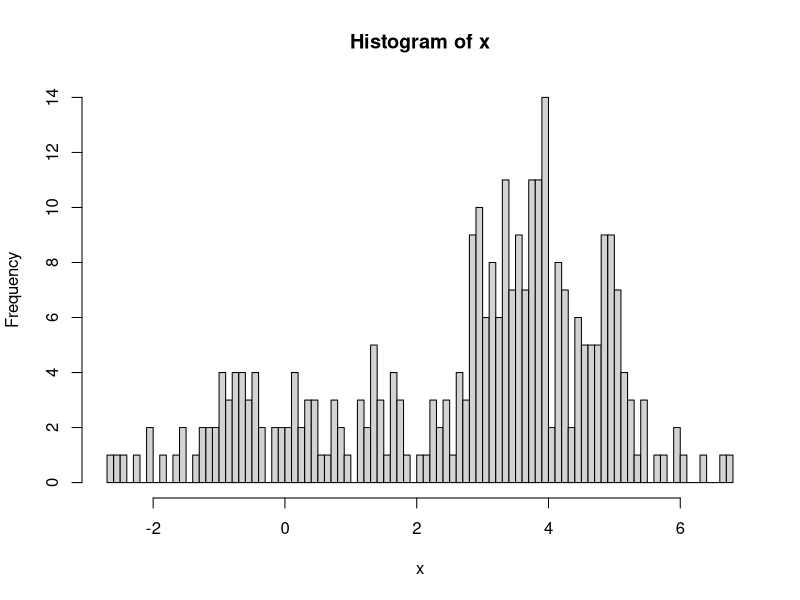

The R source for this figure: (Note: this script raises an error after producing the figure.)
library(MCMCpack)
set.seed(1984)
n = 300

true_theta_1 = 0
true_theta_2 = 4
true_sigsq_1 = 2
true_sigsq_2 = 1
true_rho = 0.3


x = c(rnorm(n * true_rho, true_theta_1, sqrt(true_sigsq_1)), rnorm(n * (1 - true_rho), true_theta_2, sqrt(true_sigsq_2)))

par(mfrow = c(1, 1))
hist(x, br = 80) #plot


#chains
S = 10000
theta1s = array(NA, S)
theta2s = array(NA, S)
sigsq1s = array(NA, S)
sigsq2s = array(NA, S)
rhos = array(NA, S)
Is = matrix(NA, nrow = n, ncol = S)
#start positions
theta1s[1] = mean(x)
theta2s[1] = mean(x)
sigsq1s[1] = var(x)
sigsq2s[1] = var(x)
rhos[1] = 0.5
Is[, 1] = 0.5 

for (t in 2 : S){
  theta1 = theta1s[t - 1]
  theta2 = theta2s[t - 1]
  sigsq1 = sigsq1s[t - 1]
  sigsq2 = sigsq2s[t - 1]
  rho = rhos[t - 1]
  I = Is[, t - 1]
  
  sum_I = sum(I)
  sum_1_min_I = n - sum_I
  theta1s[t] = rnorm(1, sum(I * x) / sum_I, sqrt(sigsq1 / sum_I))
  theta2s[t] = rnorm(1, sum((1 - I) * x) / sum_1_min_I, sqrt(sigsq2 / sum_1_min_I))
  sigsq1s[t] = rinvgamma(1, sum_I / 2, sum(I * (x - theta1s[t])^2) / 2)
  sigsq2s[t] = rinvgamma(1, sum_1_min_I / 2, sum((1 -I) * (x - theta2s[t])^2) / 2)
  
  for (i in 1 : n){#now draw the Is
    a = rho * dnorm(x[i], theta1s[t], sqrt(sigsq1s[t]))
    b = (1 - rho) * dnorm(x[i], theta2s[t], sqrt(sigsq2s[t]))
    Is[i, t] = rbinom(1, 1, a / (a + b))
    # cat("a =", a, "b = ", b, "p =", a / (a + b), "I =", Is[i, t], "\n")
  }
  rhos[t] = rbeta(1, 1 + sum_I, 1 + sum_1_min_I)
  # cat("t =", t, "sum_I = ", sum_I, "sum_1_min_I =", sum_1_min_I, "rhos[t] =", rhos[t], "\n")
}



###assess convergence
#plot
B = 70
###
par(mfrow = c(5, 1))
S0 = 150
plot(1 : S0, theta1s[1 : S0])
abline(h = mean(theta1s[B : S0]), col = "blue")
# abline(h = true_theta_1, col = "red")
abline(v = B, col = "grey")

plot(1 : S0, theta2s[1 : S0])
abline(h = mean(theta2s[B : S0]), col = "blue")
# abline(h = true_theta_2, col = "red")
abline(v = B, col = "grey")

plot(1 : S0, sigsq1s[1 : S0])
abline(h = mean(sigsq1s[B : S0]), col = "blue")
# abline(h = sqrt(true_sigsq_1), col = "red")
abline(v = B, col = "grey")

plot(1 : S0, sigsq2s[1 : S0])
abline(h = mean(sigsq2s[B : S0]), col = "blue")
# abline(h = sqrt(true_sigsq_2), col = "red")
abline(v = B, col = "grey")

plot(1 : S0, rhos[1 : S0])
abline(h = mean(rhos[B : S0]), col = "blue")
# abline(h = sqrt(true_rho), col = "red")
abline(v = B, col = "grey")


##assess autocorrelation

par(mfrow = c(5, 1))
Kmax = 30
acf(theta1s[B : S], xlim = c(0, Kmax), lag.max = Kmax)
acf(theta2s[B : S], xlim = c(0, Kmax), lag.max = Kmax)
acf(sigsq1s[B : S], xlim = c(0, Kmax), lag.max = Kmax)
acf(sigsq2s[B : S], xlim = c(0, Kmax), lag.max = Kmax)
acf(rhos[B : S], xlim = c(0, Kmax), lag.max = Kmax)
T = 25
#plot

#burn and thin
theta1s = theta1s[B : S]
theta1s = theta1s[seq(1, S - B, by = T)]
theta2s = theta2s[B : S]
theta2s = theta2s[seq(1, S - B, by = T)]
sigsq1s = sigsq1s[B : S]
sigsq1s = sigsq1s[seq(1, S - B, by = T)]
sigsq2s = sigsq2s[B : S]
sigsq2s = sigsq2s[seq(1, S - B, by = T)]
rhos = rhos[B : S]
rhos = rhos[seq(1, S - B, by = T)]


#look at posteriors with post-exp at 95% CI
par(mfrow = c(5, 1))
res = 200

hist(theta1s, br = res)
abline(v = mean(theta1s), col = "blue", lwd = 3)
abline(v = quantile(theta1s, 0.025), col = "grey", lwd = 3)
abline(v = quantile(theta1s, 0.975), col = "grey", lwd = 3)
abline(v = true_theta_1, col = "red", lwd = 3)

hist(theta2s, br = res)
abline(v = mean(theta2s), col = "blue", lwd = 3)
abline(v = quantile(theta2s, 0.025), col = "grey", lwd = 3)
abline(v = quantile(theta2s, 0.975), col = "grey", lwd = 3)
abline(v = true_theta_2, col = "red", lwd = 3)

hist(sigsq1s, br = res)
abline(v = mean(sigsq1s), col = "blue", lwd = 3)
abline(v = quantile(sigsq1s, 0.025), col = "grey", lwd = 3)
abline(v = quantile(sigsq1s, 0.975), col = "grey", lwd = 3)
abline(v = true_sigsq_1, col = "red", lwd = 3)

hist(sigsq2s, br = res)
abline(v = mean(sigsq2s), col = "blue", lwd = 3)
abline(v = quantile(sigsq2s, 0.025), col = "grey", lwd = 3)
abline(v = quantile(sigsq2s, 0.975), col = "grey", lwd = 3)
abline(v = true_sigsq_2, col = "red", lwd = 3)

hist(rhos, br = res)
abline(v = mean(rhos), col = "blue", lwd = 3)
abline(v = quantile(rhos, 0.025), col = "grey", lwd = 3)
abline(v = quantile(rhos, 0.975), col = "grey", lwd = 3)
abline(v = true_rho, col = "red", lwd = 3)
#plot
